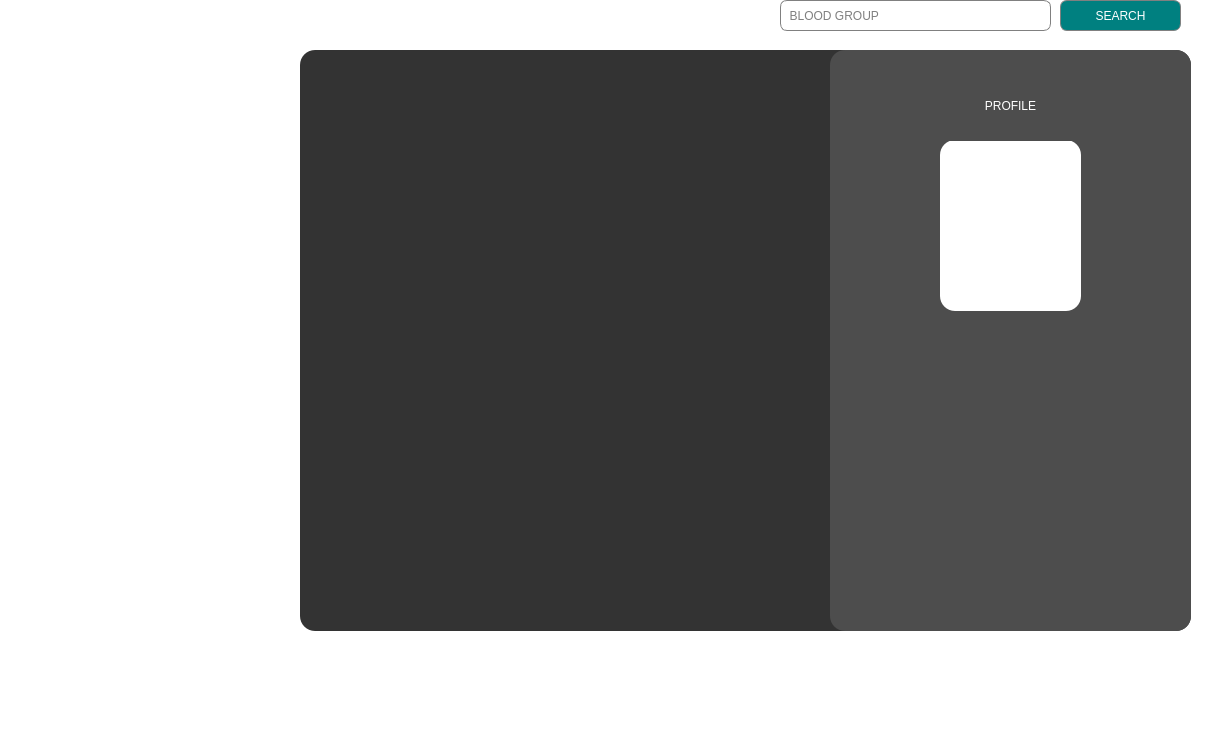
<?xml version="1.0" encoding="UTF-8"?>
<ui version="4.0">
 <class>MainWindow</class>
 <widget class="QMainWindow" name="MainWindow">
  <property name="geometry">
   <rect>
    <x>0</x>
    <y>0</y>
    <width>1221</width>
    <height>750</height>
   </rect>
  </property>
  <property name="windowTitle">
   <string>MainWindow</string>
  </property>
  <property name="styleSheet">
   <string notr="true">background:white;</string>
  </property>
  <widget class="QWidget" name="centralwidget">
   <widget class="QFrame" name="frame">
    <property name="geometry">
     <rect>
      <x>300</x>
      <y>50</y>
      <width>891</width>
      <height>581</height>
     </rect>
    </property>
    <property name="styleSheet">
     <string notr="true">background-color: rgb(51, 51, 51);
border-radius:15px;</string>
    </property>
    <property name="frameShape">
     <enum>QFrame::StyledPanel</enum>
    </property>
    <property name="frameShadow">
     <enum>QFrame::Raised</enum>
    </property>
    <layout class="QGridLayout" name="gridLayout">
     <item row="0" column="0">
      <widget class="QScrollArea" name="scrollArea">
       <property name="styleSheet">
        <string notr="true">background:transparent;</string>
       </property>
       <property name="widgetResizable">
        <bool>true</bool>
       </property>
       <widget class="QWidget" name="scrollContents">
        <property name="geometry">
         <rect>
          <x>0</x>
          <y>0</y>
          <width>869</width>
          <height>559</height>
         </rect>
        </property>
       </widget>
      </widget>
     </item>
    </layout>
   </widget>
   <widget class="QLabel" name="label_5">
    <property name="geometry">
     <rect>
      <x>40</x>
      <y>200</y>
      <width>211</width>
      <height>221</height>
     </rect>
    </property>
    <property name="styleSheet">
     <string notr="true">border-image:url(:/new/prefix1/img/binarybytefinal.jpg);</string>
    </property>
    <property name="text">
     <string/>
    </property>
   </widget>
   <widget class="QFrame" name="frame_2">
    <property name="geometry">
     <rect>
      <x>830</x>
      <y>50</y>
      <width>361</width>
      <height>581</height>
     </rect>
    </property>
    <property name="font">
     <font>
      <stylestrategy>PreferAntialias</stylestrategy>
     </font>
    </property>
    <property name="focusPolicy">
     <enum>Qt::NoFocus</enum>
    </property>
    <property name="styleSheet">
     <string notr="true">background-color: rgb(77, 77, 77);
border-radius:15px;</string>
    </property>
    <property name="frameShape">
     <enum>QFrame::VLine</enum>
    </property>
    <property name="frameShadow">
     <enum>QFrame::Raised</enum>
    </property>
    <widget class="QLabel" name="label">
     <property name="geometry">
      <rect>
       <x>110</x>
       <y>90</y>
       <width>141</width>
       <height>171</height>
      </rect>
     </property>
     <property name="styleSheet">
      <string notr="true">background-color: rgb(255, 255, 255);</string>
     </property>
     <property name="text">
      <string/>
     </property>
    </widget>
    <widget class="QLabel" name="label_2">
     <property name="geometry">
      <rect>
       <x>0</x>
       <y>20</y>
       <width>361</width>
       <height>71</height>
      </rect>
     </property>
     <property name="styleSheet">
      <string notr="true">color:white;
font: 75 26pt &quot;Century Gothic&quot;;</string>
     </property>
     <property name="text">
      <string>PROFILE</string>
     </property>
     <property name="alignment">
      <set>Qt::AlignCenter</set>
     </property>
    </widget>
    <widget class="QLabel" name="label_3">
     <property name="geometry">
      <rect>
       <x>0</x>
       <y>300</y>
       <width>361</width>
       <height>61</height>
      </rect>
     </property>
     <property name="text">
      <string/>
     </property>
     <property name="alignment">
      <set>Qt::AlignCenter</set>
     </property>
    </widget>
    <widget class="QLabel" name="label_4">
     <property name="geometry">
      <rect>
       <x>0</x>
       <y>410</y>
       <width>361</width>
       <height>71</height>
      </rect>
     </property>
     <property name="styleSheet">
      <string notr="true">color:orange;
font-size:18px;</string>
     </property>
     <property name="text">
      <string/>
     </property>
     <property name="alignment">
      <set>Qt::AlignCenter</set>
     </property>
    </widget>
    <widget class="QPushButton" name="upload_pic">
     <property name="geometry">
      <rect>
       <x>260</x>
       <y>230</y>
       <width>31</width>
       <height>28</height>
      </rect>
     </property>
     <property name="styleSheet">
      <string notr="true">border-image:url(:/new/prefix1/img/edit-7-128.png);</string>
     </property>
     <property name="text">
      <string/>
     </property>
    </widget>
   </widget>
   <widget class="QLineEdit" name="lineEdit">
    <property name="geometry">
     <rect>
      <x>780</x>
      <y>0</y>
      <width>271</width>
      <height>31</height>
     </rect>
    </property>
    <property name="styleSheet">
     <string notr="true">border-radius:7px;
border:1px solid grey;</string>
    </property>
    <property name="placeholderText">
     <string>  BLOOD GROUP</string>
    </property>
   </widget>
   <widget class="QPushButton" name="pushButton">
    <property name="geometry">
     <rect>
      <x>1060</x>
      <y>0</y>
      <width>121</width>
      <height>31</height>
     </rect>
    </property>
    <property name="styleSheet">
     <string notr="true">border-radius:7px;
border:1px solid grey;
background: teal;
color: white;</string>
    </property>
    <property name="text">
     <string>SEARCH</string>
    </property>
   </widget>
  </widget>
  <widget class="QMenuBar" name="menubar">
   <property name="geometry">
    <rect>
     <x>0</x>
     <y>0</y>
     <width>1221</width>
     <height>26</height>
    </rect>
   </property>
  </widget>
  <widget class="QStatusBar" name="statusbar"/>
 </widget>
 <resources/>
 <connections/>
</ui>
